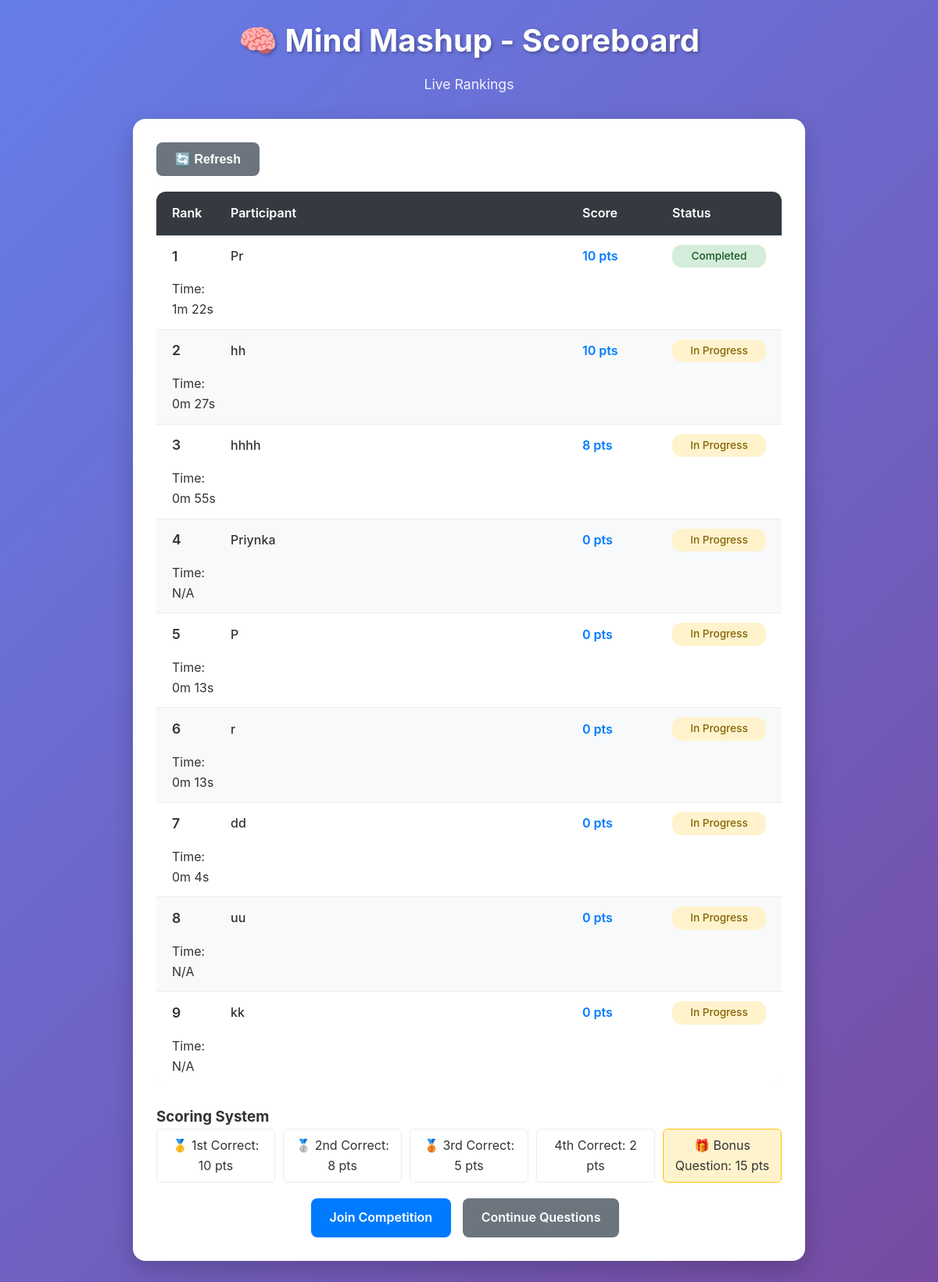
/scoreboard, run on an earlier commit of the app's database.
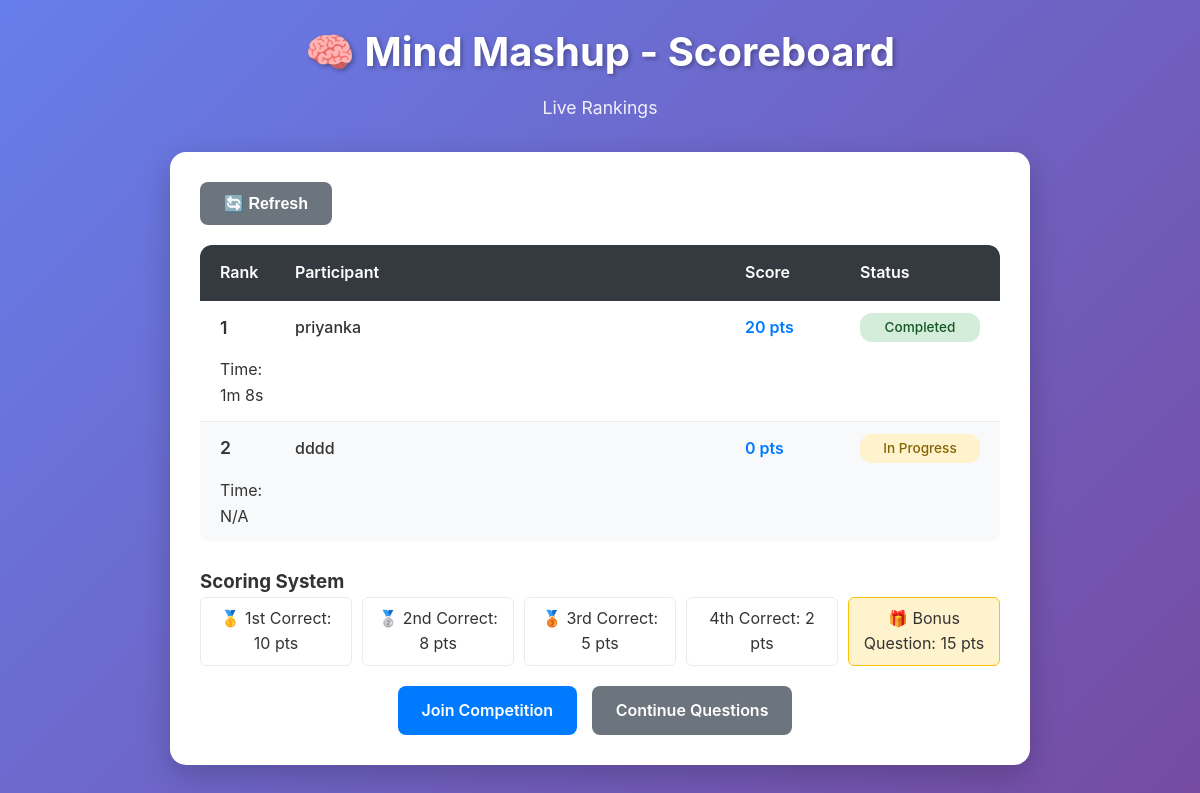
And on a later commit of the database.
### tables this page shows
CREATE TABLE participants (
            id INTEGER PRIMARY KEY AUTOINCREMENT,
            name TEXT UNIQUE NOT NULL,
            current_question INTEGER DEFAULT 0,
            total_score INTEGER DEFAULT 0,
            start_time REAL,
            question_start_time REAL,
            completed BOOLEAN DEFAULT FALSE
        );

### app.py (the view)
@app.route('/scoreboard')
def scoreboard():
    conn = sqlite3.connect('competition.db')
    c = conn.cursor()
    c.execute('''SELECT id, name, total_score, completed, start_time FROM participants ORDER BY total_score DESC, start_time ASC''')
    rows = c.fetchall()
    participants = []
    for row in rows:
        pid, name, total_score, completed, start_time = row
        c.execute('SELECT MAX(submission_time) FROM answers WHERE participant_id = ?', (pid,))
        last_submission = c.fetchone()[0]
        if last_submission and start_time:
            time_taken = last_submission - start_time
        else:
            time_taken = None
        participants.append({
            'name': name,
            'total_score': total_score,
            'completed': completed,
            'time_taken': time_taken
        })
    conn.close()
    return render_template('scoreboard.html', participants=participants)

### templates/scoreboard.html (shortened to what this page needs)
<!DOCTYPE html>
<html lang="en">
  <head>
    <link
      rel="stylesheet"
      href="{{ url_for('static', filename='style.css') }}"
    />
  </head>
  <body>
    <div class="container">
      <header class="header">
        <h1>🧠 Mind Mashup - Scoreboard</h1>
        <p class="subtitle">Live Rankings</p>
      </header>
      <div class="scoreboard-card">
        <div class="scoreboard-header">
          <button id="refreshBtn" class="btn-secondary">🔄 Refresh</button>
        </div>
        <div class="leaderboard">
          <div class="leaderboard-header">
            <span class="rank-header">Rank</span>
            <span class="name-header">Participant</span>
            <span class="score-header">Score</span>
            <span class="status-header">Status</span>
          </div>
          <div id="participantsList" class="participants-list">
            {% for participant in participants %}
            <div class="participant-row">
              <span class="rank">{{ loop.index }}</span>
              <span class="name">{{ participant.name }}</span>
              <span class="score">{{ participant.total_score }} pts</span>
              <span
                class="status {{ 'completed' if participant.completed else 'in-progress' }}"
              >
                {{ 'Completed' if participant.completed else 'In Progress' }}
              </span>
              <span class="time-taken">
                {% if participant.time_taken %} Time: {{ (participant.time_taken
                // 60)|int }}m {{ (participant.time_taken % 60)|int }}s {% else
                %} Time: N/A {% endif %}
              </span>
            </div>
            {% endfor %}
          </div>
        </div>
        <div class="scoreboard-info">
          <h3>Scoring System</h3>
          <div class="score-legend">
            <div class="score-item">🥇 1st Correct: 10 pts</div>
            <div class="score-item">🥈 2nd Correct: 8 pts</div>
            <div class="score-item">🥉 3rd Correct: 5 pts</div>
            <div class="score-item">4th Correct: 2 pts</div>
            <div class="score-item bonus">🎁 Bonus Question: 15 pts</div>
          </div>
        </div>
        <div class="action-buttons">
          <a href="/" class="btn-primary">Join Competition</a>
          <a href="/question" class="btn-secondary">Continue Questions</a>
        </div>
      </div>
    </div>
  </body>
</html>

### static/style.css (style rules this page uses)
* { margin: 0; padding: 0; box-sizing: border-box; }
body { font-family: -apple-system, BlinkMacSystemFont, 'Segoe UI', Roboto, Oxygen, Ubuntu, sans-serif; background: linear-gradient(135deg, #667eea 0%, #764ba2 100%); min-height: 100vh; color: #333; line-height: 1.6; }
.container { max-width: 900px; margin: 0 auto; padding: 20px; min-height: 100vh; display: flex; flex-direction: column; }
.header { text-align: center; margin-bottom: 30px; color: white; }
.header h1 { font-size: 2.5rem; font-weight: 700; margin-bottom: 10px; text-shadow: 2px 2px 4px rgba(0,0,0,0.3); }
.subtitle { font-size: 1.1rem; opacity: 0.9; }
.welcome-card, .question-card, .scoreboard-card { background: white; border-radius: 16px; padding: 30px; box-shadow: 0 10px 30px rgba(0,0,0,0.2); margin-bottom: 20px; flex: 1; }
.score-item { padding: 8px 12px; background: white; border-radius: 6px; text-align: center; border: 1px solid #e9ecef; }
.score-item.bonus { background: #fff3cd; border-color: #ffc107; }
.btn-primary, .btn-secondary { padding: 12px 24px; border: none; border-radius: 8px; font-size: 1rem; font-weight: 600; cursor: pointer; transition: all 0.3s ease; text-decoration: none; display: inline-block; text-align: center; }
.btn-primary { background: #007bff; color: white; }
.btn-secondary { background: #6c757d; color: white; }
.action-buttons { text-align: center; margin-top: 20px; }
.action-buttons .btn-secondary { margin: 0 10px; }
.scoreboard-header { display: flex; justify-content: space-between; align-items: center; margin-bottom: 20px; }
.leaderboard { background: #f8f9fa; border-radius: 12px; overflow: hidden; margin-bottom: 25px; }
.leaderboard-header { display: grid; grid-template-columns: 60px 1fr 100px 120px; padding: 15px 20px; background: #343a40; color: white; font-weight: 600; gap: 15px; }
.participant-row { display: grid; grid-template-columns: 60px 1fr 100px 120px; padding: 12px 20px; border-bottom: 1px solid #e9ecef; gap: 15px; align-items: center; }
.participant-row:last-child { border-bottom: none; }
.participant-row:nth-child(odd) { background: white; }
.rank { font-weight: 600; font-size: 1.1rem; }
.name { font-weight: 500; }
.score { font-weight: 600; color: #007bff; }
.status { padding: 4px 8px; border-radius: 12px; font-size: 0.85rem; font-weight: 500; text-align: center; }
.status.completed { background: #d4edda; color: #155724; }
.status.in-progress { background: #fff3cd; color: #856404; }
.score-legend { display: grid; grid-template-columns: repeat(auto-fit, minmax(150px, 1fr)); gap: 10px; }

What changed in the data, as far as the page shows it:
removed participants: name "Pr", total_score "10", completed "Completed", completed "1", time_taken "22"
removed participants: name "hh", total_score "10", completed "In Progress", completed "0", time_taken "27"
removed participants: name "hhhh", total_score "8", completed "In Progress", completed "0", time_taken "55"
removed participants: name "Priynka", total_score "0", completed "In Progress", shows "Time: N/A"
removed participants: name "P", total_score "0", completed "In Progress", time_taken "0", time_taken "13"
removed participants: name "r", total_score "0", completed "In Progress", time_taken "0", time_taken "13"
removed participants: name "dd", total_score "0", completed "In Progress", time_taken "0", time_taken "4"
removed participants: name "uu", total_score "0", completed "In Progress", shows "Time: N/A"
removed participants: name "kk", total_score "0", completed "In Progress", shows "Time: N/A"
added participants: name "priyanka", total_score "20", completed "Completed", completed "1", time_taken "8"
added participants: name "dddd", total_score "0", completed "In Progress", shows "Time: N/A"
